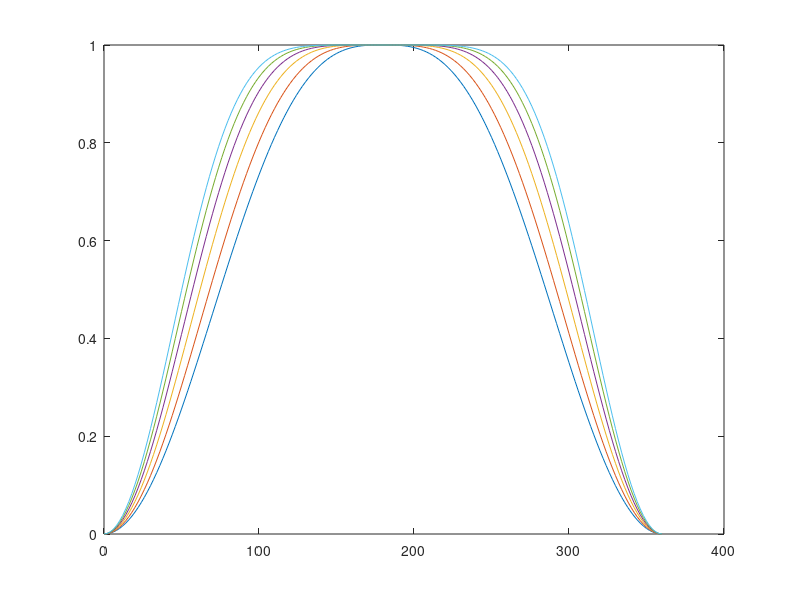

MATLAB code to generate this figure:
clear variables
close all
f=[60,100,150,200,250,300];
angles=[0:pi/90:2*pi];
% c1=1-flattopwin(length(angles))';
% c2=1-abs(cos((angles./2)));
% c3=1-abs(cos((angles./2))).^2;
% c4=1-abs(cos((angles./2))).^4;
% c5=(0.5-(cos(angles)/2));
% c6=((0.5-(cos(angles)/2)).^6);
% c7=0.4.*(1-flattopwin(length(angles)))'+0.7.*(0.5-(cos(angles)/2)).^4;


g=[60 300];
e=[3 7];

coeff=polyfit(g,e,1);


c1=1-abs(cos((angles./2)).^polyval(coeff,f(1)));
c2=1-abs(cos((angles./2)).^polyval(coeff,f(2)));
c3=1-abs(cos((angles./2)).^polyval(coeff,f(3)));
c4=1-abs(cos((angles./2)).^polyval(coeff,f(4)));
c5=1-abs(cos((angles./2)).^polyval(coeff,f(5)));
c6=1-abs(cos((angles./2)).^polyval(coeff,f(6)));


figure
plot(rad2deg(angles),c1);
hold on
plot(rad2deg(angles),c2);
plot(rad2deg(angles),c3);
plot(rad2deg(angles),c4);
plot(rad2deg(angles),c5);
plot(rad2deg(angles),c6);
%plot(rad2deg(angles),c7);